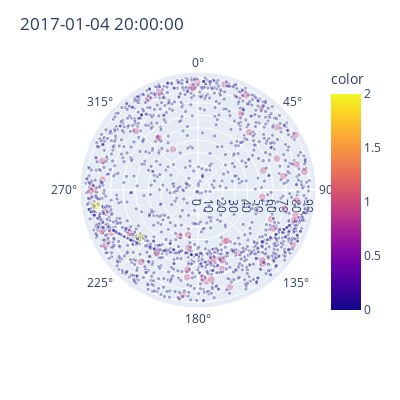
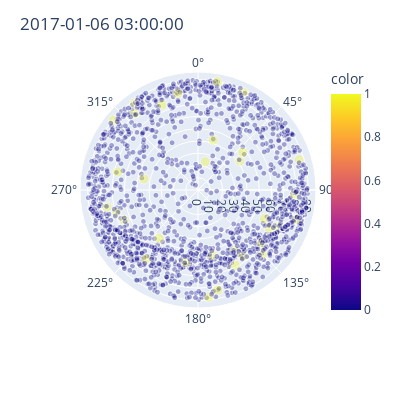
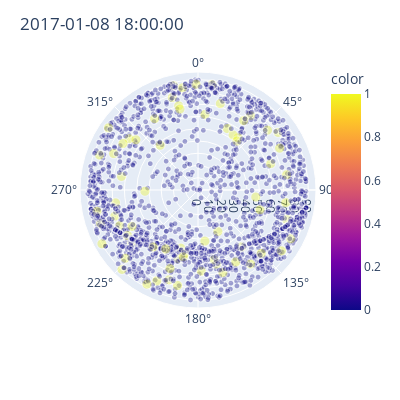
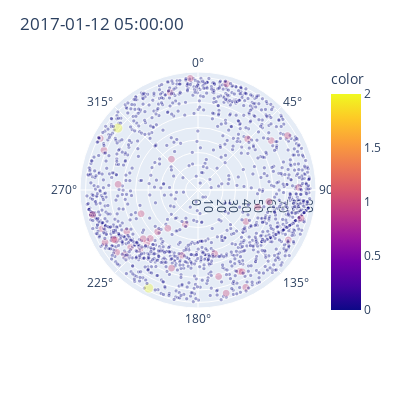

These figures' notebook cell, in order:
### Code cell
# hide
for i, fig in enumerate(figs):
    fig.update_traces(opacity=.5) \
    .update_layout(height=400, width=400, title=dates[i].__str__()) \
    .show()

### Figure 1 — Plotly figure (JSON) as saved in the notebook; plotly's stock layout.template omitted (floating-point values rounded to 4 significant figures; data arrays with more than 128 entries replaced by an {"elided": "..."} marker saying what was removed)
{"data": [{"hovertemplate": "R=%{r}<br>azimuth=%{theta}<br>size=%{marker.size}<br>color=%{marker.color}<extra></extra>", "legendgroup": "", "marker": {"color": {"elided": "1648 int values"}, "coloraxis": "coloraxis", "size": {"elided": "1648 int values"}, "sizemode": "area", "sizeref": 0.05, "symbol": "circle"}, "mode": "markers", "name": "", "opacity": 0.5, "r": {"elided": "1648 float values"}, "showlegend": false, "subplot": "polar", "theta": {"elided": "1648 float values"}, "type": "scatterpolargl"}], "layout": {"coloraxis": {"colorbar": {"title": {"text": "color"}}, "colorscale": [[0, "#0d0887"], [0.1111, "#46039f"], [0.2222, "#7201a8"], [0.3333, "#9c179e"], [0.4444, "#bd3786"], [0.5556, "#d8576b"], [0.6667, "#ed7953"], [0.7778, "#fb9f3a"], [0.8889, "#fdca26"], [1, "#f0f921"]]}, "height": 400, "legend": {"itemsizing": "constant", "tracegroupgap": 0}, "margin": {"t": 60}, "polar": {"angularaxis": {"direction": "clockwise", "rotation": 90}, "domain": {"x": [0, 1], "y": [0, 1]}}, "title": {"text": "2017-01-04 20:00:00"}, "width": 400}}

### Figure 2 — Plotly figure (JSON) as saved in the notebook; plotly's stock layout.template omitted (floating-point values rounded to 4 significant figures; data arrays with more than 128 entries replaced by an {"elided": "..."} marker saying what was removed)
{"data": [{"hovertemplate": "R=%{r}<br>azimuth=%{theta}<br>size=%{marker.size}<br>color=%{marker.color}<extra></extra>", "legendgroup": "", "marker": {"color": {"elided": "1664 int values"}, "coloraxis": "coloraxis", "size": {"elided": "1664 int values"}, "sizemode": "area", "sizeref": 0.03, "symbol": "circle"}, "mode": "markers", "name": "", "opacity": 0.5, "r": {"elided": "1664 float values"}, "showlegend": false, "subplot": "polar", "theta": {"elided": "1664 float values"}, "type": "scatterpolargl"}], "layout": {"coloraxis": {"colorbar": {"title": {"text": "color"}}, "colorscale": [[0, "#0d0887"], [0.1111, "#46039f"], [0.2222, "#7201a8"], [0.3333, "#9c179e"], [0.4444, "#bd3786"], [0.5556, "#d8576b"], [0.6667, "#ed7953"], [0.7778, "#fb9f3a"], [0.8889, "#fdca26"], [1, "#f0f921"]]}, "height": 400, "legend": {"itemsizing": "constant", "tracegroupgap": 0}, "margin": {"t": 60}, "polar": {"angularaxis": {"direction": "clockwise", "rotation": 90}, "domain": {"x": [0, 1], "y": [0, 1]}}, "title": {"text": "2017-01-06 03:00:00"}, "width": 400}}

### Figure 3 — Plotly figure (JSON) as saved in the notebook; plotly's stock layout.template omitted (floating-point values rounded to 4 significant figures; data arrays with more than 128 entries replaced by an {"elided": "..."} marker saying what was removed)
{"data": [{"hovertemplate": "R=%{r}<br>azimuth=%{theta}<br>size=%{marker.size}<br>color=%{marker.color}<extra></extra>", "legendgroup": "", "marker": {"color": {"elided": "1715 int values"}, "coloraxis": "coloraxis", "size": {"elided": "1715 int values"}, "sizemode": "area", "sizeref": 0.03, "symbol": "circle"}, "mode": "markers", "name": "", "opacity": 0.5, "r": {"elided": "1715 float values"}, "showlegend": false, "subplot": "polar", "theta": {"elided": "1715 float values"}, "type": "scatterpolargl"}], "layout": {"coloraxis": {"colorbar": {"title": {"text": "color"}}, "colorscale": [[0, "#0d0887"], [0.1111, "#46039f"], [0.2222, "#7201a8"], [0.3333, "#9c179e"], [0.4444, "#bd3786"], [0.5556, "#d8576b"], [0.6667, "#ed7953"], [0.7778, "#fb9f3a"], [0.8889, "#fdca26"], [1, "#f0f921"]]}, "height": 400, "legend": {"itemsizing": "constant", "tracegroupgap": 0}, "margin": {"t": 60}, "polar": {"angularaxis": {"direction": "clockwise", "rotation": 90}, "domain": {"x": [0, 1], "y": [0, 1]}}, "title": {"text": "2017-01-08 18:00:00"}, "width": 400}}

### Figure 4 — Plotly figure (JSON) as saved in the notebook; plotly's stock layout.template omitted (floating-point values rounded to 4 significant figures; data arrays with more than 128 entries replaced by an {"elided": "..."} marker saying what was removed)
{"data": [{"hovertemplate": "R=%{r}<br>azimuth=%{theta}<br>size=%{marker.size}<br>color=%{marker.color}<extra></extra>", "legendgroup": "", "marker": {"color": {"elided": "1610 int values"}, "coloraxis": "coloraxis", "size": {"elided": "1610 int values"}, "sizemode": "area", "sizeref": 0.05, "symbol": "circle"}, "mode": "markers", "name": "", "opacity": 0.5, "r": {"elided": "1610 float values"}, "showlegend": false, "subplot": "polar", "theta": {"elided": "1610 float values"}, "type": "scatterpolargl"}], "layout": {"coloraxis": {"colorbar": {"title": {"text": "color"}}, "colorscale": [[0, "#0d0887"], [0.1111, "#46039f"], [0.2222, "#7201a8"], [0.3333, "#9c179e"], [0.4444, "#bd3786"], [0.5556, "#d8576b"], [0.6667, "#ed7953"], [0.7778, "#fb9f3a"], [0.8889, "#fdca26"], [1, "#f0f921"]]}, "height": 400, "legend": {"itemsizing": "constant", "tracegroupgap": 0}, "margin": {"t": 60}, "polar": {"angularaxis": {"direction": "clockwise", "rotation": 90}, "domain": {"x": [0, 1], "y": [0, 1]}}, "title": {"text": "2017-01-12 05:00:00"}, "width": 400}}
